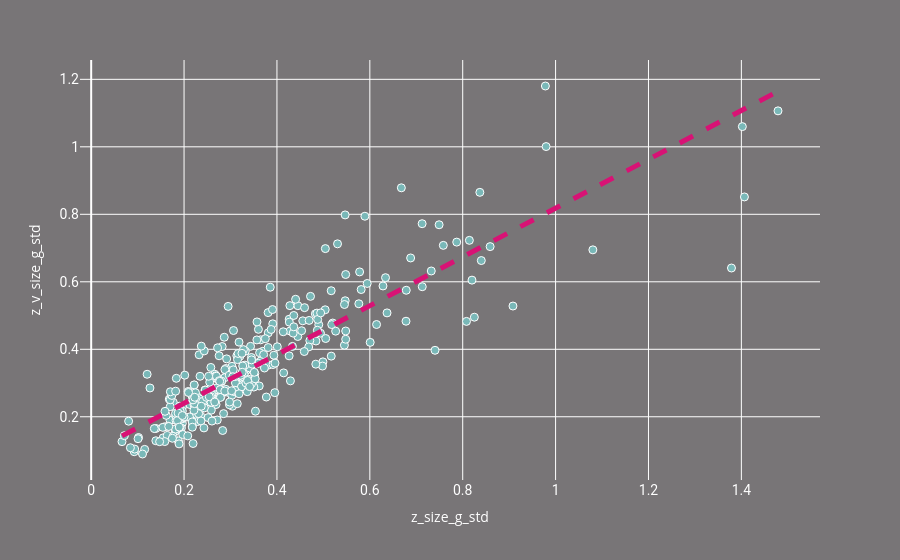

Notebook source saved alongside this figure:
### Markdown cell above
#### Face Size Variance vs. Face Variance Variance

### Code cell
"""
On the x axis is the STDDEV of average face size. How much does a director vary their face sizes between films. 
If a director always uses the same shot scale across their career--close-ups, for instance--they will have a low value on the x axis.

On the y axis is the STDDEV of face size variance. How much do the face sizes vary within a film, and how much does this change between films.
If a director varies their scales a lot within a movie, how much do they do this across their career.
"""
x = 'z_size_g_std'
y = "z_v_size_g_std"    
plot_directors(g, x, y, hover_data=["name"])

### Figure 1 — Plotly figure (JSON) as saved in the notebook; plotly's stock layout.template omitted (floating-point values rounded to 4 significant figures; data arrays with more than 128 entries replaced by an {"elided": "..."} marker saying what was removed)
{"data": [{"customdata": {"elided": "317x1 str values"}, "hovertemplate": "z_size_g_std=%{x}<br>z_v_size_g_std=%{y}<br>name=%{customdata[0]}<extra></extra>", "legendgroup": "", "marker": {"color": "#79b8b8", "line": {"color": "white", "width": 1}, "size": 8, "symbol": "circle"}, "mode": "markers", "name": "", "orientation": "v", "showlegend": false, "type": "scatter", "x": {"elided": "317 float values"}, "xaxis": "x", "y": {"elided": "317 float values"}, "yaxis": "y"}, {"hovertemplate": "<b>OLS trendline</b><br>z_v_size_g_std = 0.722874 * z_size_g_std + 0.0953661<br>R<sup>2</sup>=0.763368<br><br>z_size_g_std=%{x}<br>z_v_size_g_std=%{y} <b>(trend)</b><extra></extra>", "legendgroup": "", "line": {"color": "#d81275", "dash": "dash", "width": 5}, "marker": {"color": "#79b8b8", "line": {"color": "white", "width": 1}, "size": 8, "symbol": "circle"}, "mode": "lines", "name": "Trend", "showlegend": false, "type": "scatter", "x": {"elided": "317 float values"}, "xaxis": "x", "y": {"elided": "317 float values"}, "yaxis": "y"}], "layout": {"font": {"color": "white"}, "legend": {"tracegroupgap": 0}, "margin": {"t": 60}, "paper_bgcolor": "#787577", "plot_bgcolor": "rgba(61, 61, 61, 0)", "title": {"font": {"color": "white", "family": "Raleway", "size": 22}, "text": "", "x": 0.5, "xanchor": "center", "y": 0.9, "yanchor": "top"}, "xaxis": {"anchor": "y", "domain": [0, 1], "tickfont": {"color": "white", "family": "Roboto", "size": 14}, "title": {"text": "z_size_g_std"}}, "yaxis": {"anchor": "x", "domain": [0, 1], "layer": "below traces", "tickfont": {"color": "white", "family": "Roboto", "size": 14}, "title": {"text": "z_v_size_g_std"}}}}
